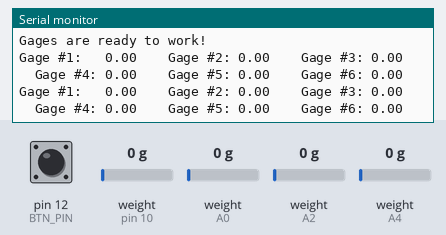
A sketch run on a simulated Arduino Uno, built with avr-gcc and run on an emulated ATmega328P. Shown: the last lines printed to the serial monitor. Inputs (shaded band) come from the test bench; at power-on: weight on the scale (sensors on pin 10, A0, A2, A4) 0 g, pin 12 (BTN_PIN) HIGH.

Above: at 5.2 s.
5.3 s: weight on the scale (sensor on pin 10) set to 100 g
At 5.56 s:
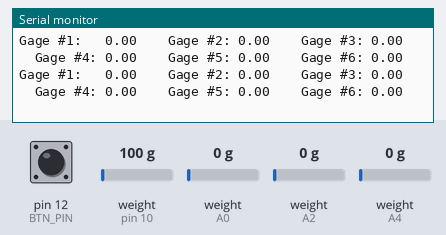
8.3 s: pin 12 (BTN_PIN) pulled LOW for 0.5 s
At 10.87 s:
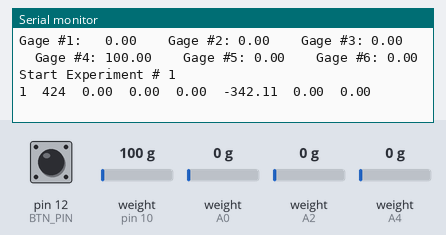
11.8 s: weight on the scale (sensor on A0) set to 100 g
At 12.07 s:
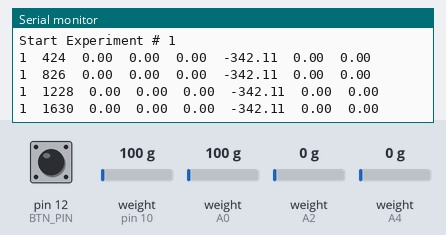
13.3 s: weight on the scale (sensor on A2) set to 100 g
At 13.68 s:
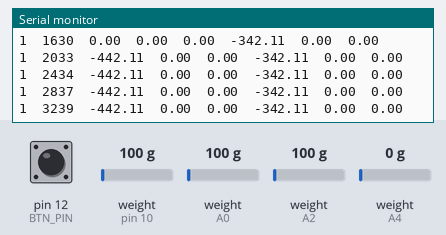
16.3 s: pin 12 (BTN_PIN) pulled LOW for 0.5 s
At 18.55 s:
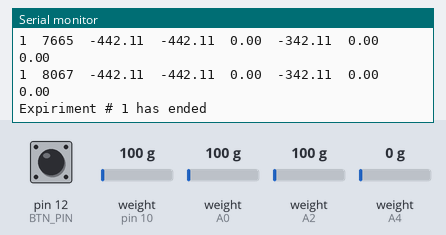
19.8 s: weight on the scale (sensor on A4) set to 100 g
At 19.84 s:
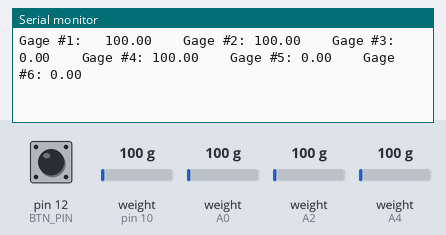
Timing chart, 0 to 22.3 s (numbered marks = the images above; inputs shaded):
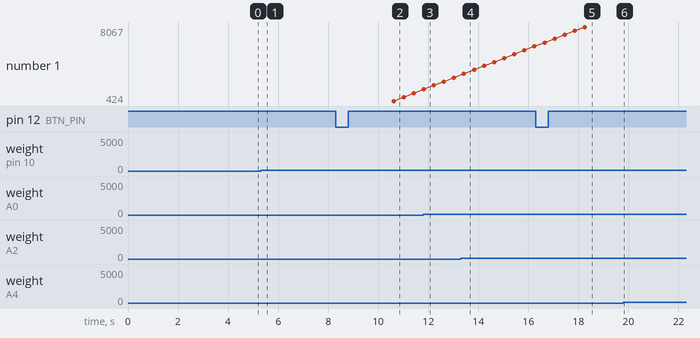

The sketch:

tenzo.ino
```cpp
#include "HX711.h"
#include "GyverButton.h"

#define BTN_PIN 12

// Определяем пины DT и SCK:
byte dt[] = {A0, A2, A4, 10};
byte sck[] = {A1, A3, A5, 9};
/*byte dt[] = {A0, A2, A4, 10, 5, 11};
byte sck[] = {A1, A3, A5, 9, 6, 3};*/

// Определяем переменные:
const uint8_t number_of_gages = sizeof(dt) / sizeof(dt[0]);
const float konvert = 4.42105; // Константа для преобразования голых показаний датчика в мкм
const float calibration_factor = -14.15;
unsigned long start_time;
unsigned long current_time;
bool flag_exp;
bool flag_debug;
uint16_t exp_count = 0;
uint16_t current_gage = 0;
float units[number_of_gages];
float delta[number_of_gages];
String print_value;

// Делаем свою надстройку над классом HX711:
class TENZO : public HX711
{
public:
  void get_ready(byte dt, byte sck, float calibration_factor)
  {
    this->begin(dt, sck);
    this->set_scale();
    this->tare();
    this->set_scale(calibration_factor);
  }
  float get_delta(float last_count)
  {
    return last_count - this->get_units() * konvert;
  }

protected:
  float last_count;
};

TENZO gages[number_of_gages];
GButton butt1(BTN_PIN);

void setup()
{
  Serial.begin(9600);
  butt1.setDebounce(50);
  butt1.setTimeout(300);
  butt1.setClickTimeout(600);
  butt1.setType(HIGH_PULL);
  butt1.setDirection(NORM_OPEN);

  for (int i = 0; i < number_of_gages; i++)
  {
    gages[i].get_ready(dt[i], sck[i], calibration_factor);
  }

  Serial.println("Gages are ready to work!");
}

void loop()
{
  butt1.tick();
  for (int i = 0; i < number_of_gages; i++)
  {
    units[i] = gages[i].get_units();
  }
  print_value = "Gage #1:   " + (String)units[0] + "    " + "Gage #2: " + (String)units[1] + "    " + "Gage #3: " + (String)units[2] + "    " + "Gage #4: " + (String)units[3] + "    " + "Gage #5: " + (String)units[4] + "    " + "Gage #6: " + (String)units[5];
  Serial.println(print_value);
  if (butt1.isTriple())
  {
    get_debug();
  }
  if (butt1.isSingle())
  {
    get_expiriment(units);
  }
}

void get_debug()
{
  flag_debug = true;
  Serial.println("Start DEBUG MODE | Gage #: " + (String)current_gage);
  while (flag_debug == true)
  {
    butt1.tick();
    for (int i = 0; i < number_of_gages; i++)
    {
      units[i] = gages[i].get_units();
    }
    if (butt1.isDouble())
    {
      current_gage++;
      if (current_gage >= number_of_gages)
      {
        current_gage = 0;
      }
    }
    print_value = (String)units[current_gage];
    Serial.println(print_value);
    if (butt1.isTriple())
    {
      flag_debug = false;
      print_value = "DEBUG MODE has canceled";
      Serial.println(print_value);
    }
  }
  return;
}

void get_expiriment(float last_units[number_of_gages])
{
  flag_exp = true;
  exp_count++;
  start_time = millis();
  Serial.println("Start Experiment # " + (String)exp_count);
  while (flag_exp == true)
  {
    butt1.tick();

    for (int i = 0; i < number_of_gages; i++)
    {
      delta[i] = gages[i].get_delta(last_units[i]);
    }
    current_time = millis() - start_time;
    print_value = (String)exp_count + "  " + (String)current_time + "  " + (String)delta[0] + "  " + (String)delta[1] + "  " + (String)delta[2] + "  " + (String)delta[3] + "  " + (String)delta[4] + "  " + (String)delta[5];
    Serial.println(print_value);
    if (butt1.isSingle())
    {
      flag_exp = false;
      print_value = "Expiriment # " + (String)exp_count + " has ended";
      Serial.println(print_value);
    }
  }
  return;
}
```

Measured:
- after the input at 8.3 s, the serial monitor: prints a new line after 2.0 s (image 2)
- after the input at 16.3 s, the serial monitor: prints a new line after 2.0 s (image 5)
